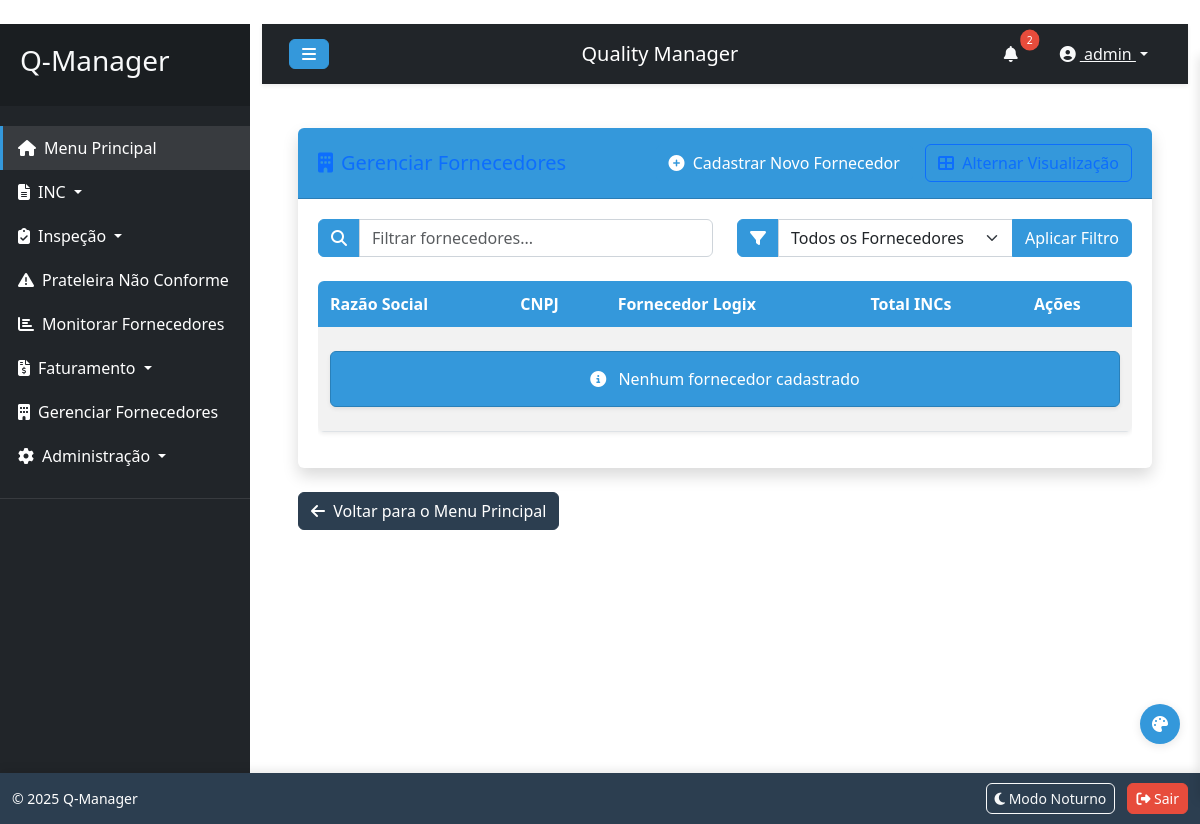
The page /fornecedor/gerenciar_fornecedores (signed in) on the database as committed earlier.
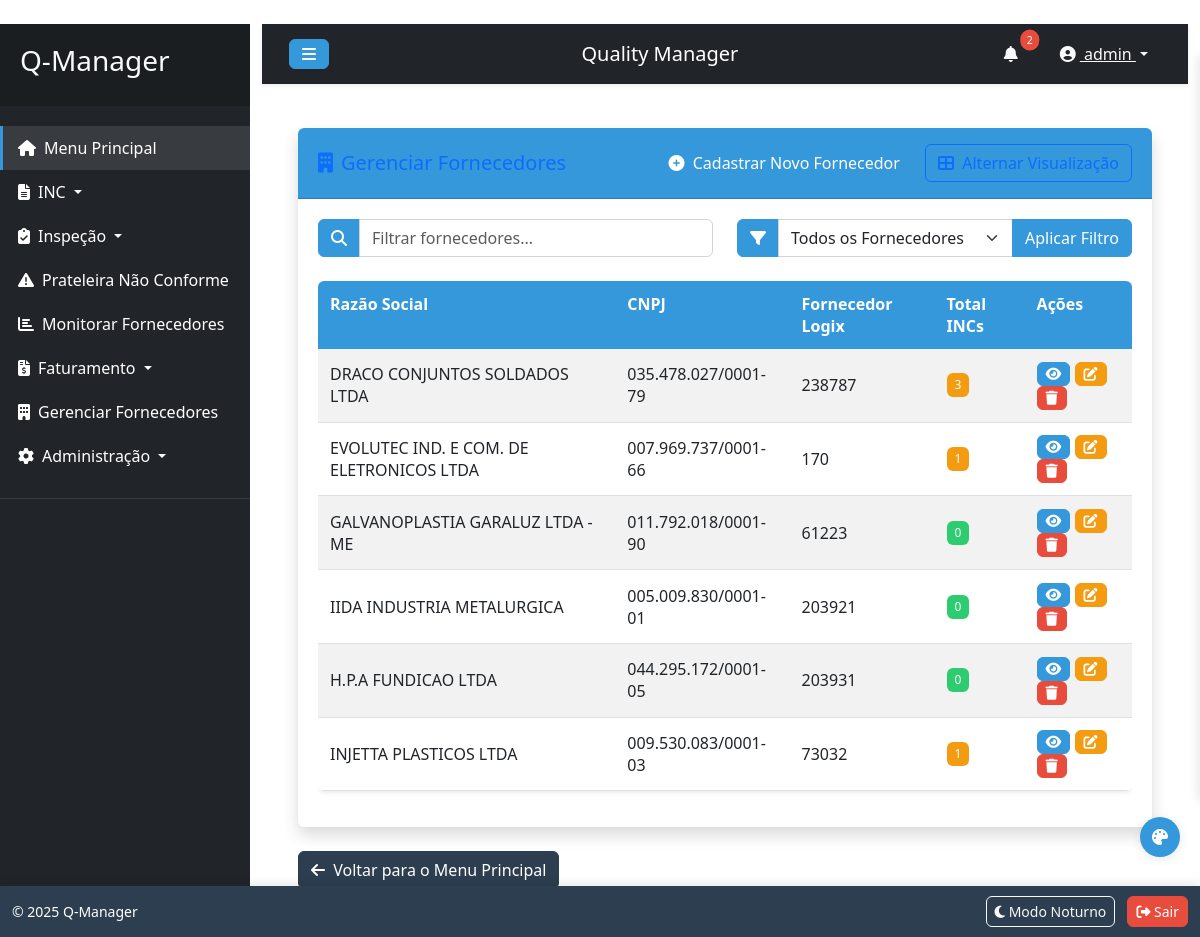
The same page on the database as committed later.
### tables this page shows
CREATE TABLE fornecedor (
	id INTEGER NOT NULL, 
	razao_social VARCHAR(100) NOT NULL, 
	cnpj VARCHAR(18) NOT NULL, 
	fornecedor_logix VARCHAR(100) NOT NULL, 
	PRIMARY KEY (id), 
	UNIQUE (cnpj)
);

### fornecedor_routes.py (the view, shortened to what this page needs)
@fornecedor_bp.route('/gerenciar_fornecedores', methods=['GET', 'POST'])
@login_required
def gerenciar_fornecedores():
    if not current_user.is_admin:
        flash('Acesso negado.', 'danger')
        return redirect(url_for('main_menu'))
    fornecedores = Fornecedor.query.all()
    for fornecedor in fornecedores:
        fornecedor.total_incs = INC.query.filter_by(fornecedor=fornecedor.razao_social).count()
    return render_template('gerenciar_fornecedores.html', fornecedores=fornecedores)

### app.py (called while the page is built)
@login_manager.user_loader
def load_user(user_id):
    return User.query.get(int(user_id))

@app.context_processor
def inject_settings():
    from models import LayoutSetting
    settings = {s.element: s for s in LayoutSetting.query.all()}
    return dict(settings=settings, config=app.config)

### templates/gerenciar_fornecedores.html (shortened to what the changed rows need)
{% extends "base.html" %}
{% block content %}
<div class="container-fluid">
    <div class="card shadow mb-4">
        <div class="card-body">
            <div class="table-responsive" id="tableView">
                <table class="table table-striped table-hover" id="fornecedoresTable">
                    <thead>
                        <tr>
                            <th>Razão Social</th>
                            <th>CNPJ</th>
                            <th>Fornecedor Logix</th>
                            <th>Total INCs</th>
                            <th>Ações</th>
                        </tr>
                    </thead>
                    <tbody>
                        {% if fornecedores and fornecedores|length > 0 %}
                            {% for fornecedor in fornecedores %}
                            <tr data-incs="{{ fornecedor.total_incs }}">
                                <td>{{ fornecedor.razao_social }}</td>
                                <td>{{ fornecedor.cnpj }}</td>
                                <td>{{ fornecedor.fornecedor_logix }}</td>
                                <td>
                                    <span class="badge bg-{% if fornecedor.total_incs > 5 %}danger{% elif fornecedor.total_incs > 0 %}warning{% else %}success{% endif %}">
                                        {{ fornecedor.total_incs }}
                                    </span>
                                </td>
                                <td>
                                    <button class="btn btn-info btn-sm view-incs-btn" data-id="{{ fornecedor.id }}" data-name="{{ fornecedor.razao_social }}" title="Ver INCs">
                                        <i class="fas fa-eye"></i>
                                    </button>
                                    <button class="btn btn-warning btn-sm" data-bs-toggle="modal" data-bs-target="#editModal{{ fornecedor.id }}" title="Editar Fornecedor">
                                        <i class="fas fa-edit"></i>
                                    </button>
                                    <button class="btn btn-danger btn-sm delete-btn" data-id="{{ fornecedor.id }}" data-name="{{ fornecedor.razao_social }}" title="Excluir Fornecedor">
                                        <i class="fas fa-trash"></i>
                                    </button>
                                </td>
                            </tr>
                            {% endfor %}
                        {% else %}
                            <tr>
                                <td colspan="5" class="text-center py-4">
                                    <div class="alert alert-info mb-0">
                                        <i class="fas fa-info-circle me-2"></i> Nenhum fornecedor cadastrado
                                    </div>
                                </td>
                            </tr>
                        {% endif %}
                    </tbody>
                </table>
            </div>
        </div>
    </div>
</div>
{% endblock %}

Rows that differ between the two databases and show on the page:
added fornecedor: razao_social "DRACO CONJUNTOS SOLDADOS LTDA", cnpj "035.478.027/0001-79", fornecedor_logix "238787", total_incs "3"
added fornecedor: razao_social "EVOLUTEC IND. E COM. DE ELETRONICOS LTDA", cnpj "007.969.737/0001-66", fornecedor_logix "170", total_incs "1"
added fornecedor: razao_social "GALVANOPLASTIA GARALUZ LTDA - ME", cnpj "011.792.018/0001-90", fornecedor_logix "61223", total_incs "0"
added fornecedor: razao_social "IIDA INDUSTRIA METALURGICA", cnpj "005.009.830/0001-01", fornecedor_logix "203921", total_incs "0"
added fornecedor: razao_social "H.P.A FUNDICAO LTDA", cnpj "044.295.172/0001-05", fornecedor_logix "203931", total_incs "0"
added fornecedor: razao_social "INJETTA PLASTICOS LTDA", cnpj "009.530.083/0001-03", fornecedor_logix "73032", total_incs "1"
Other text that changed with them:
text no longer shown: "Nenhum fornecedor cadastrado"
